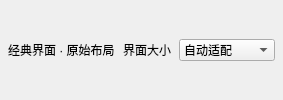
     <widget class="QFrame" name="frame_ClassicHeader">
      <layout class="QHBoxLayout" name="horizontalLayout_ClassicHeader">
       <property name="leftMargin">
        <number>8</number>
       </property>
       <property name="topMargin">
        <number>8</number>
       </property>
       <property name="rightMargin">
        <number>8</number>
       </property>
       <property name="bottomMargin">
        <number>8</number>
       </property>
       <property name="spacing">
        <number>8</number>
       </property>
       <item>
        <widget class="QLabel" name="label_ClassicTitle">
         <property name="text">
          <string>经典界面 · 原始布局</string>
         </property>
        </widget>
       </item>
       <item>
        <spacer name="spacer_ClassicHeader">
         <property name="orientation">
          <enum>Qt::Horizontal</enum>
         </property>
         <property name="sizeHint">
          <size>
           <width>0</width>
           <height>0</height>
          </size>
         </property>
        </spacer>
       </item>
       <item>
        <widget class="QLabel" name="label_UiScale">
         <property name="text">
          <string>界面大小</string>
         </property>
        </widget>
       </item>
       <item>
        <widget class="QComboBox" name="comboBox_UiScale">
         <property name="toolTip">
          <string>自动适配当前屏幕；百分比在自动大小基础上微调，并按显示器记忆。</string>
         </property>
         <item>
          <property name="text">
           <string>自动适配</string>
          </property>
         </item>
         <item>
          <property name="text">
           <string>紧凑 · 90%</string>
          </property>
         </item>
         <item>
          <property name="text">
           <string>放大 · 110%</string>
          </property>
         </item>
         <item>
          <property name="text">
           <string>大字 · 125%</string>
          </property>
         </item>
        </widget>
       </item>
      </layout>
     </widget>
